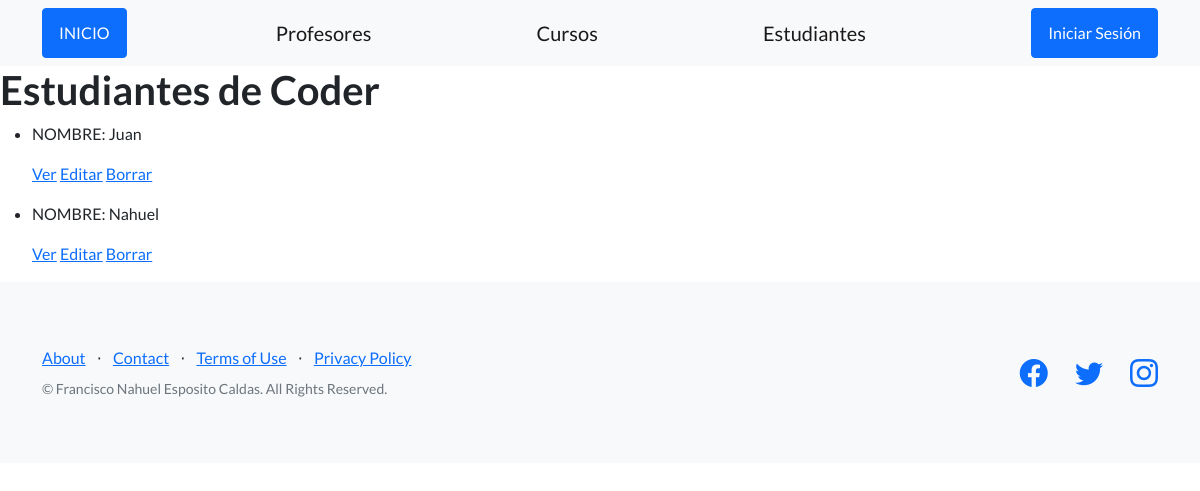
The page /app_coder/estudiante_list on the database as committed earlier.
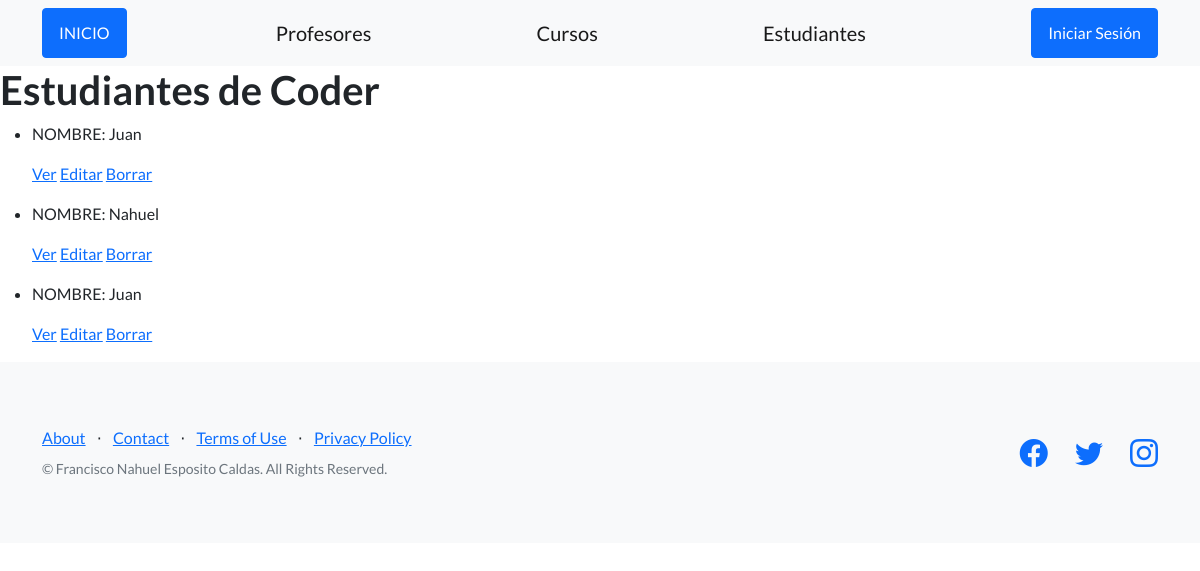
The same page on the database as committed later.
### app_coder/models.py (models this page shows, shortened)
class Estudiante(models.Model):
    nombre = models.CharField(max_length=30)
    apellido = models.CharField(max_length=30)
    email = models.EmailField()

### app_coder/views.py (the view)
# urls.py: path('estudiante_list', views.estudiante_list.as_view(), name='estudiante_list'),
class estudiante_list(ListView):
    model = Estudiante
    template_name = "app_coder/lists/estudiante_list.html"

### app_coder/templates/app_coder/lists/estudiante_list.html
{% extends "app_coder/index.html" %}
{% load static %}
{% block contenido %}
<body>
    <h1>Estudiantes de Coder</h1>
    <div>
        <ul>
            {% for estudiante in object_list %}
                <li>
                    <p>NOMBRE: {{ estudiante.nombre }}</p>
                    <p>
                        <a href=" {% url 'estudiante_detail' estudiante.id %} ">Ver</a>
                        <a href=" {% url 'estudiante_update' estudiante.id %} ">Editar</a>
                        <a href=" {% url 'estudiante_delete' estudiante.id %} ">Borrar</a>
                    </p>
                </li>
            {% endfor %}
        </ul>
    </div>
</body>
{% endblock %}

Rows that differ between the two databases and show on the page:
added Estudiante: nombre "Juan"
